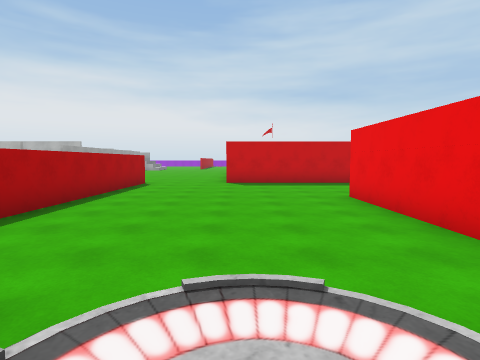
view 1 (above)

24 first-person views from a walk through a Unity game level. The camera is 1.5 m above the floor, tilts 4° down and sees 80° across. The floor is counted in squares, 2 m on a side. Each view is taken from the middle of a square. On the plan, view 1 faces up. The plan holds only what a view shows up to about 10 squares ahead; the rest is blank. The player is left out. Some surface patterns are stand-ins.

view 2
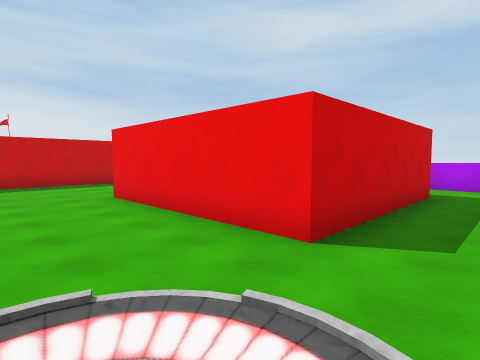

view 3
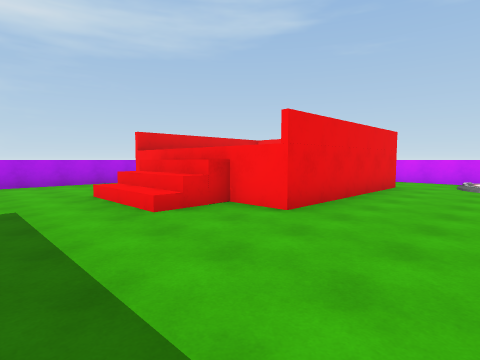

view 4
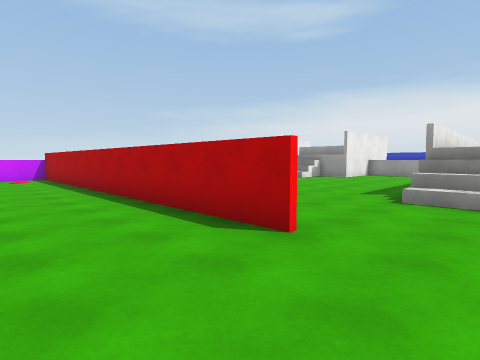

view 5
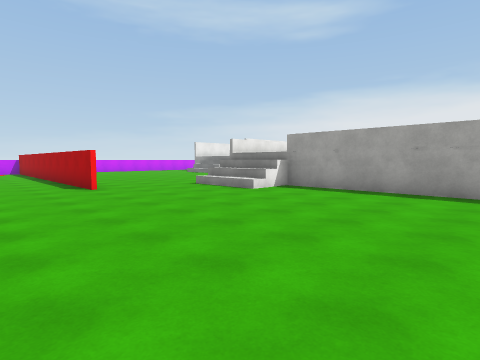

view 6
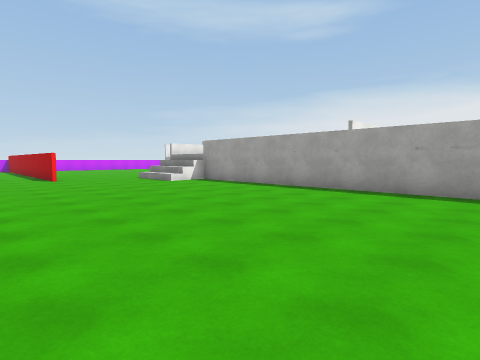

view 7
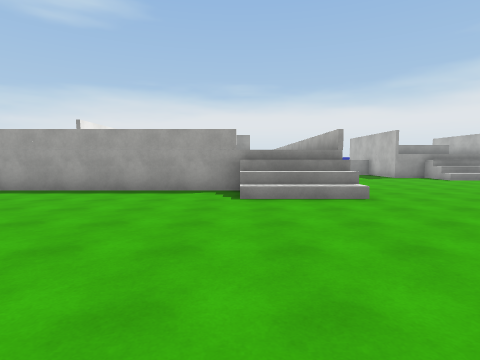

view 8
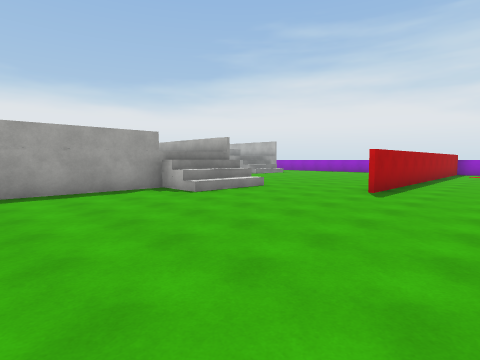

view 9
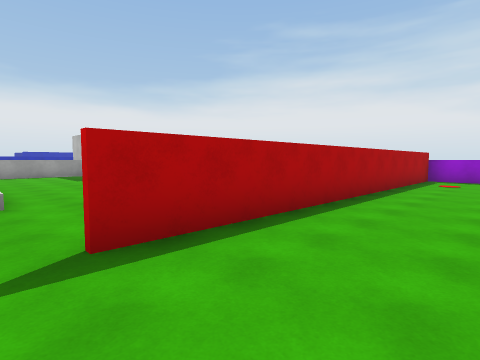

view 10
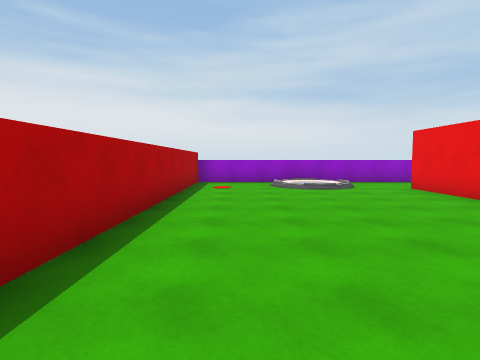

view 11
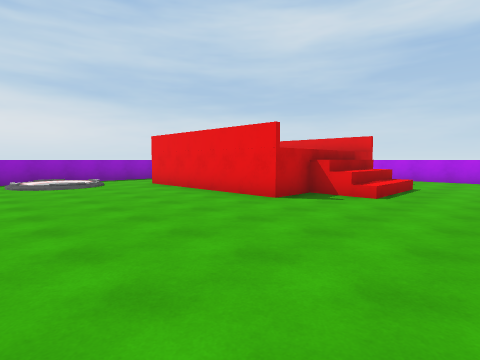

view 12
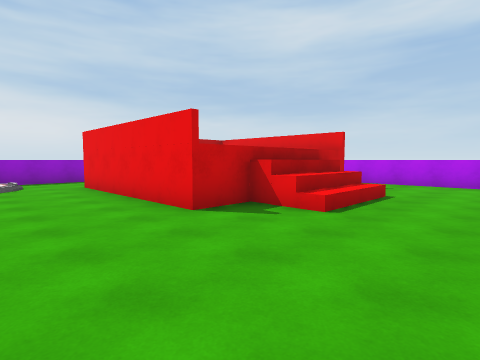

view 13
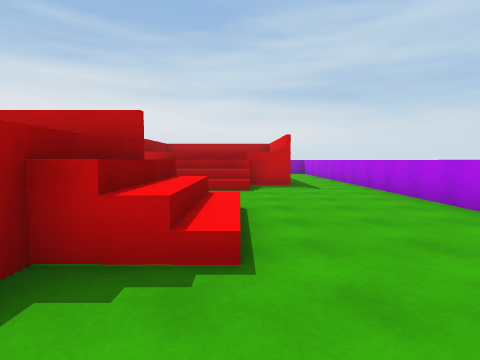

view 14
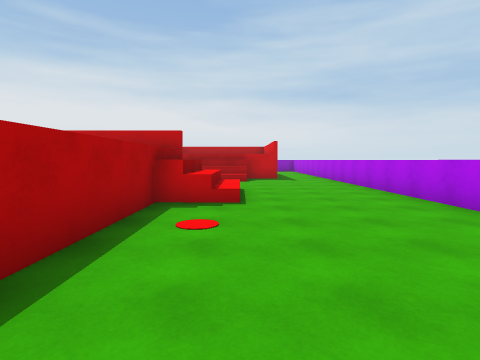

view 15
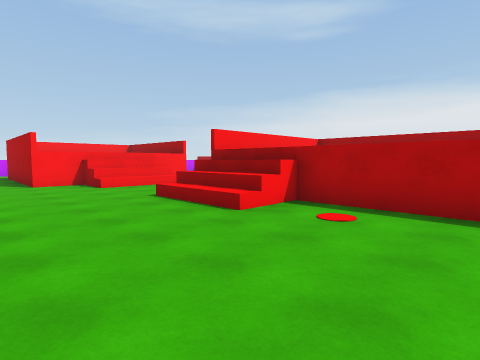

view 16
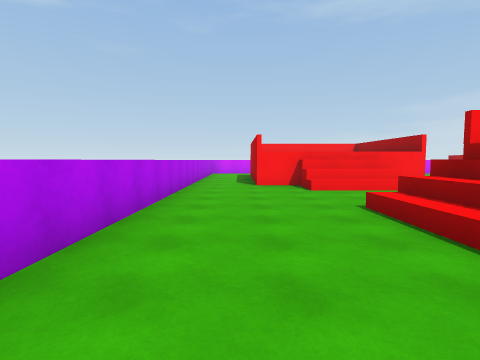

view 17
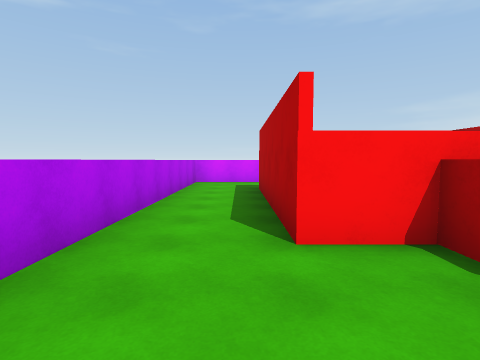

view 18
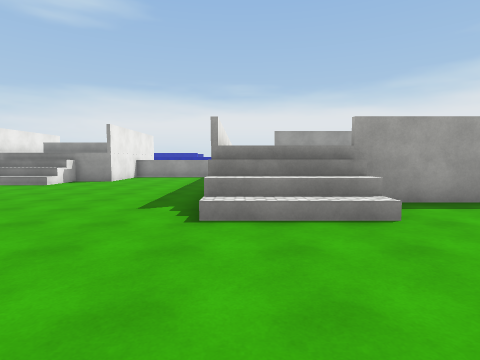

view 19
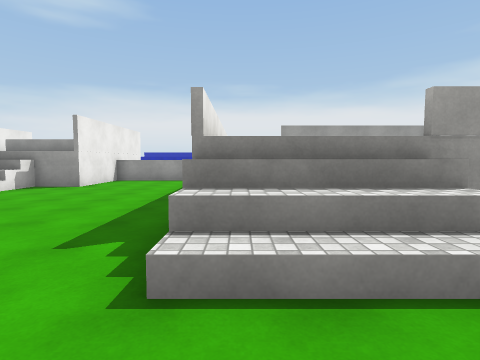

view 20
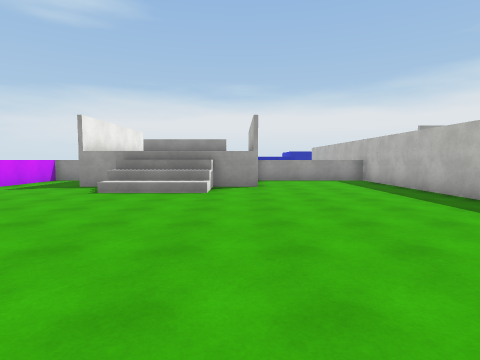

view 21
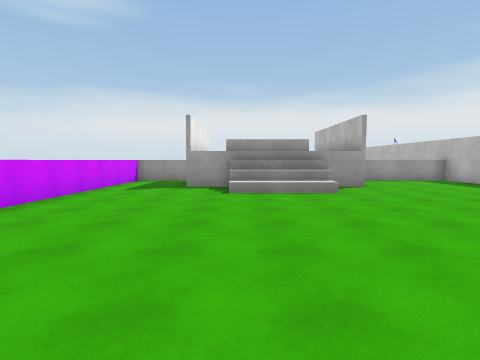

view 22
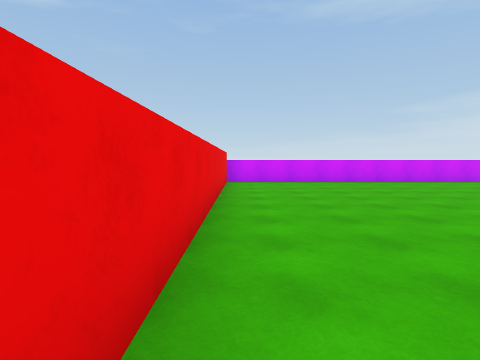

view 23
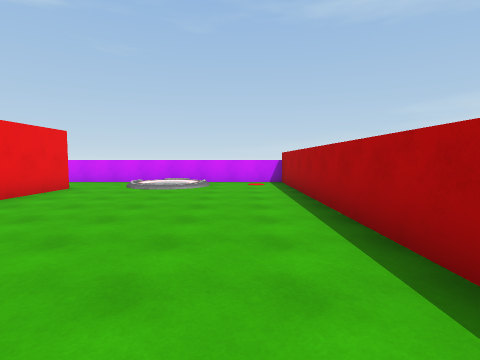

view 24
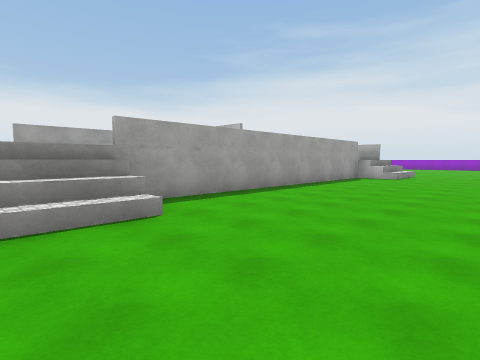

### Floor plan
Key: @ floor where view 1 was taken; # wall or solid block; . floor; / step, stairs or slope; = window, fence, low wall or low ledge; ^ raised ledge.
Columns run from 15 left of view 1 to 10 right of it. Each row starts with its distance up from view 1.
 37             ###==###
 36             #./ /..
 35             #./ /..
 34             #../..
 33             #.....
 32             #.....
 31             #.....     ..#
 30     ...     #.....     ..#
 29     ....    #......///...#
 28    .........#......///...#
 27   ..........#............#
 26   ..........#............#
 25        //......     //...#
 24        //......     //...#
 23        //......     //...#
 22        =.......     .....#
 21        =.......     .....
 20        =.......     ....
 19        =.......     ...
 18     ## =.......      .
 17        =.......
 16        =.......     .....
 15        =.......     .....
 14        =.......     .....
 13        #/......     #/...#
 12        //......     //...#
 11        //......     //...#
 10 =...........#............#
  9  ...........#............#
  8  ...........#......///...#
  7  ...........#......^^^...#
  6 ##/.........#.....##^##..#
  5 = //........#.....#   #..#
  4 = //........#.....#   #..#
  3 = //........#.....#   #..#
  2 ##/.........#../..#####..#
  1 =...........#./ /........#
  0 =...........#./@/....  ..#
 -1 ###############==###  ####

Where each view was taken, in squares from view 1:
view 1: 0 up, 0 right, facing up
view 2: 0 up, 0 right, facing up-right
view 3: 10 up, 0 right, facing down-right
view 4: 12 up, 1 left, facing down-left
view 5: 18 up, 1 left, facing down-left
view 6: 22 up, 1 left, facing down-left
view 7: 23 up, 1 left, facing left
view 8: 19 up, 1 left, facing up-left
view 9: 25 up, 1 left, facing up-left
view 10: 27 up, 2 left, facing up
view 11: 26 up, 2 left, facing up-right
view 12: 26 up, 0 right, facing up-right
view 13: 21 up, 6 right, facing up
view 14: 18 up, 6 right, facing up
view 15: 16 up, 9 right, facing down-left
view 16: 15 up, 8 right, facing down
view 17: 9 up, 8 right, facing down
view 18: 11 up, 3 left, facing left
view 19: 11 up, 5 left, facing left
view 20: 6 up, 5 left, facing left
view 21: 3 up, 5 left, facing left
view 22: 9 up, 4 left, facing down
view 23: 9 up, 2 left, facing down
view 24: 11 up, 3 left, facing up-left
